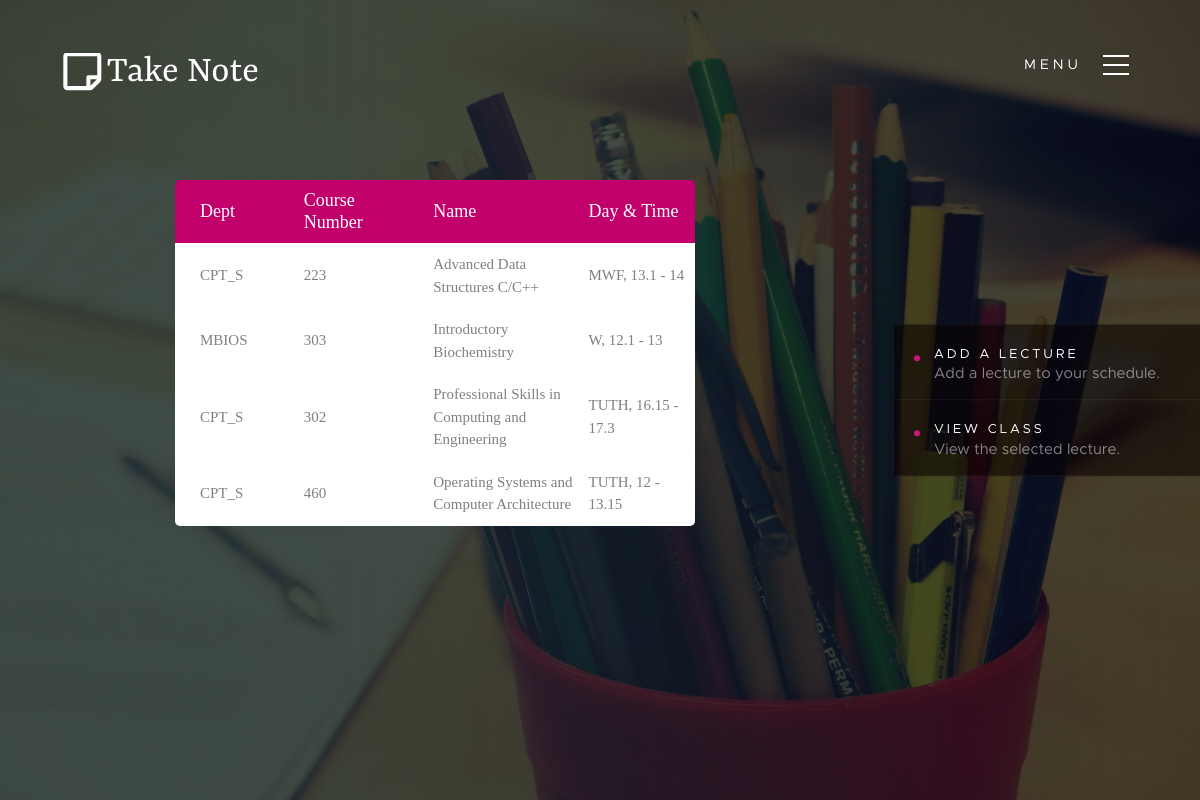
Screenshot of /lecture/my (signed in) with the database file from the repository.
### app/models/lecture.py (models this page shows, shortened)
class Lecture(db.Model):
    __tablename__= 'lecture'
    id           = db.Column(db.Integer, primary_key=True)
    dept         = db.Column(db.String(10), nullable=False)
    course_num   = db.Column(db.Integer, nullable=False)
    title        = db.Column(db.String(50), nullable=False)
    section      = db.Column(db.Integer, nullable=False)
    days         = db.Column(db.String(10), nullable=False)
    start        = db.Column(db.Integer, nullable=False)
    end          = db.Column(db.Integer, nullable=False)
    professor    = db.Column(db.String(50), nullable=True)
    hall_id      = db.Column(db.Integer, db.ForeignKey('hall.id'))
    hall         = db.relationship("Hall")
    discussion   = db.relationship("Discussion", uselist=False, back_populates="lecture")
    user         = db.relationship("User", secondary=UserLectureAssociation, back_populates="lecture")

### app/controllers/lecture.py (the view)
@login_required
@blueprint.route('/my')
def my():
    u = User.get(current_user.get_id())
    sidelinks = [Sidelink('Add A Lecture', 'lecture.search', 'Add a lecture to your schedule.'), Sidelink('View Class', '#', 'View the selected lecture.', True, onclick="viewClass()")]
    sidebar   = [Sidebar('My Lectures', 'lecture.my'), Sidebar('Github', 'https://github.com/poiley/take-note', True), Sidebar('Sign Out', 'auth.signout')]
    return render_template('lecture/my.html', sidelinks=sidelinks, sidebar=sidebar, user=u, lectures=u.lecture)

### app/controllers/auth.py (called while the page is built)
@login_manager.user_loader
def load_user(user_id):
    return User.get(user_id)

### app/models/user.py (called while the page is built)
    def get(id):
        return User.query.get(id)

    def get_id(self):
        return self.id

### app/templates/lecture/my.html (shortened to what this page needs)
{% extends "partials/content.html" %}
{% block content %}
<div class="home-content" style="vertical-align: top;">
    <div class="row home-content__main wrap-table100">
        <div>
            <table style="float:left;">
                <thead>
                    <tr class="table100-head">
                        <th class="column1">Dept</th>
                        <th class="column2">Course Number</th>
                        <th class="column3">Name</th>
                        <th class="column4">Day & Time</th>
                    </tr>
                </thead>
                <tbody style="background-color: white;">
                    {% for lecture in lectures %}
                        <tr onclick="toggleClass(this, 'selected')" id="{{ lecture.id }}">
                            <td class="column1">{{ lecture.dept }}</td>
                            <td class="column2">{{ lecture.course_num }}</td>
                            <td class="column3">{{ lecture.title }}</td>
                            <td class="column4">{{ lecture.days }}, {{ lecture.start }} - {{ lecture.end }}</td>
                        </tr>
                    {% endfor %}
                </tbody>
            </table>
        </div>
    </div>
</div>
{% endblock %}

### app/templates/partials/content.html (shortened to what this page needs)
{% extends "layouts/layout.html" %}
{% block body %}
<section id="home" class="s-home target-section" data-parallax="scroll" data-image-src="{{ url_for('static', filename='img/colored-pencils-bg.jpg') }}" data-natural-width=3000 data-natural-height=2000 data-position-y=top>
    <div class="shadow-overlay"></div>
    {% block content %}{% endblock %}
    <ul class="home-sidelinks">
        {% for item in sidelinks %}
            {% if item.http %}
                <li onclick="{{ item.onclick }}"><a class="{{ item.css_classes }}" href="{{ item.link }}">{{ item.name }}<span>{{ item.subtitle }}</span></a></li>
            {% else %}
                <li onclick="{{ item.onclick }}"><a class="{{ item.css_classes }}" href="{{ url_for(item.link) }}">{{ item.name }}<span>{{ item.subtitle }}</span></a></li>
            {% endif %}
        {% endfor %}
    </ul>
</section>
{% endblock %}

### app/templates/layouts/layout.html (shortened to what this page needs)
<!DOCTYPE html>
<html class="no-js" lang="en">
  {% include "partials/header.html" %}
  <body id="top">
    {% include "partials/sidebar.html" %}
    {% block body %}{% endblock %}
  </body>
</html>

### app/templates/partials/header.html (shortened to what this page needs)
<head>
    <link rel="stylesheet" type="text/css" href="https://maxcdn.bootstrapcdn.com/bootstrap/3.3.7/css/bootstrap.min.css">
    <link rel="stylesheet" type="text/css" href="https://cdnjs.cloudflare.com/ajax/libs/font-awesome/5.12.1/css/fontawesome.min.css">
    <link rel="stylesheet" type="text/css" href="https://cdnjs.cloudflare.com/ajax/libs/animate.css/3.5.2/animate.min.css">
    <link rel="stylesheet" type="text/css" href="https://cdn.jsdelivr.net/npm/select2@4.0.13/dist/css/select2.min.css">
    <link rel="stylesheet" type="text/css" href="https://cdnjs.cloudflare.com/ajax/libs/jquery.perfect-scrollbar/1.5.0/css/perfect-scrollbar.min.css">
    <link rel="stylesheet" type="text/css" href="{{ url_for('static', filename='css/base.css') }}">
    <link rel="stylesheet" type="text/css" href="{{ url_for('static', filename='css/vendor.css') }}">
    <link rel="stylesheet" type="text/css" href="{{ url_for('static', filename='css/main.css') }}">
	<link rel="stylesheet" type="text/css" href="{{ url_for('static', filename='css/util.css') }}">
    <link rel="stylesheet" type="text/css" href="{{ url_for('static', filename='css/table_main.css') }}">
</head>

### app/templates/partials/sidebar.html (shortened to what this page needs)
<header class="s-header">
  <div class="header-logo">
    <a class="site-logo" href="{{ url_for('home.home') }}">
      <img src="{{ url_for('static', filename='img/logo.svg') }}" alt="Homepage">
    </a>
  </div>
  <a class="header-menu-toggle" href="#0">
    <span class="header-menu-icon"></span>
  </a>
</header>

### app/static/css/base.css (style rules this page uses)
html { font-family: sans-serif; line-height: 1.15; -ms-text-size-adjust: 100%; -webkit-text-size-adjust: 100%; }
body { margin: 0; }
article, aside, footer, header, nav, section { display: block; }
a { background-color: transparent; -webkit-text-decoration-skip: objects; }
img { border-style: none; }
html { font-size: 62.5%; box-sizing: border-box; }
*, *::before, *::after { box-sizing: inherit; }
body { font-weight: normal; line-height: 1; word-wrap: break-word; text-rendering: optimizeLegibility; -webkit-overflow-scrolling: touch; -webkit-text-size-adjust: none; }
body, input, button { -moz-osx-font-smoothing: grayscale; -webkit-font-smoothing: antialiased; }
img, video { max-width: 100%; height: auto; }
div, dl, dt, dd, ul, ol, li, h1, h2, h3, h4, h5, h6, pre, form, p, blockquote, th, td { margin: 0; padding: 0; }
ol, ul { list-style: none; }
li { display: block; }
a { text-decoration: none; line-height: inherit; }
a img { border: none; }
.row { width: 89%; max-width: 1200px; margin: 0 auto; }
.row:after { content: ""; display: table; clear: both; }

### app/static/css/table_main.css (style rules this page uses)
* { margin: 0px; padding: 0px; box-sizing: border-box; }
a { margin: 0px; transition: all 0.4s; -webkit-transition: all 0.4s; -o-transition: all 0.4s; -moz-transition: all 0.4s; }
ul, li { margin: 0px; list-style-type: none; }
.wrap-table100 { width: 1170px; }
table { border-spacing: 1; border-collapse: collapse; border-radius: 5px; overflow: hidden; width: 80%; margin: 0 auto; }
table thead tr { height: 60px; background: rgb(193,0,108); }
table tbody tr { height: 50px; }
table tbody tr:last-child { border: 0; }
table td, table th { text-align: left; }
.table100-head th { font-family: OpenSans-Regular; font-size: 18px; color: #fff; line-height: 1.2; font-weight: unset; }
tbody tr { font-family: OpenSans-Regular; font-size: 15px; color: #808080; line-height: 1.2; font-weight: unset; }
.column1 { width: 40px; }
.column2 { width: 40px; padding: 10px; }
.column3 { width: 100px; padding: 10px; }
.column4 { width: 65px; }

### rows the page displays
Lecture: dept "CPT_S", course_num "223", title "Advanced Data Structures C/C++", days "MWF", start "13.1", end "14"
Lecture: dept "MBIOS", course_num "303", title "Introductory Biochemistry", days "W", start "12.1", end "13"
Lecture: dept "CPT_S", course_num "302", title "Professional Skills in Computing and Engineering", days "TUTH", start "16.15", end "17.3"
Lecture: dept "CPT_S", course_num "460", title "Operating Systems and Computer Architecture", days "TUTH", start "12", end "13.15"

### other values shown
{{ item.name }} "ADD A LECTURE"
{{ item.subtitle }} "Add a lecture to your schedule."
{{ item.name }} "VIEW CLASS"
{{ item.subtitle }} "View the selected lecture."
